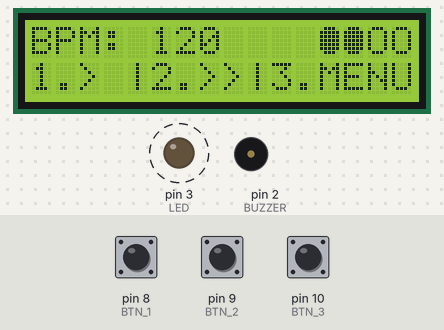
Simulated run of this program. Board: Arduino Uno, built with avr-gcc and run on an emulated ATmega328P. Shown: 16×2 character LCD, output pins drawn as LEDs (lit = HIGH), buzzer (waves = sounding, pin HIGH). Dashed ring = blinking. The inputs (shaded band) are chosen by the test bench; at power-on: pin 8 (BTN_1) HIGH, pin 10 (BTN_3) HIGH, pin 9 (BTN_2) HIGH.

Above: at 3.96 s.
4.4 s: pin 8 (BTN_1) pulled LOW for 0.6 s
At 6.1 s:
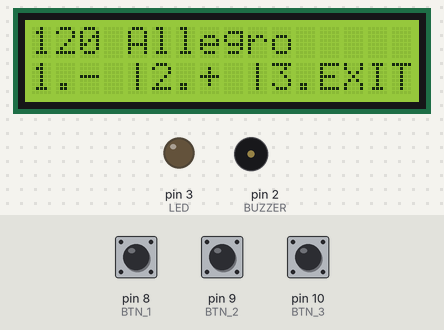
6.5 s: pin 10 (BTN_3) pulled LOW for 0.6 s
At 7.0 s:
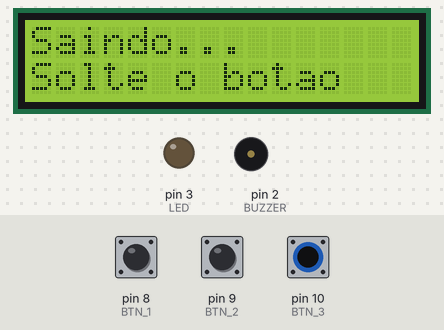
9.1 s: pin 10 (BTN_3) pulled LOW for 1 s
At 11.0 s:
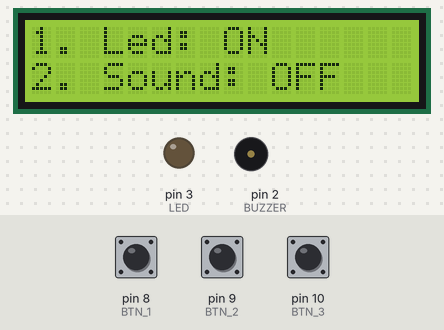
11.6 s: pin 9 (BTN_2) pulled LOW for 0.6 s
At 12.6 s:
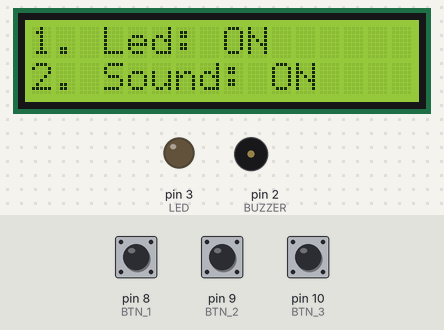
13.7 s: pin 8 (BTN_1) pulled LOW for 1 s
At 15.7 s:
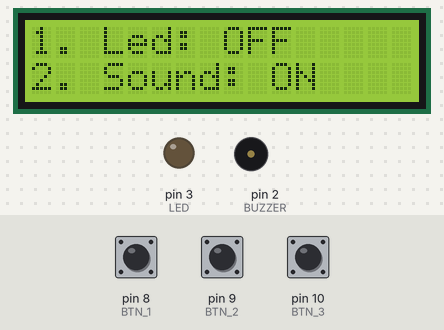
16.2 s: pin 9 (BTN_2) pulled LOW for 1 s
At 17.6 s:
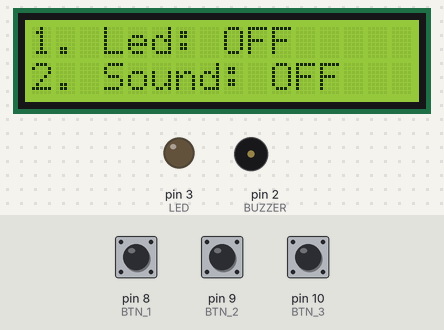
Timing chart, 0 to 19.2 s (numbered marks = the images above; inputs shaded):
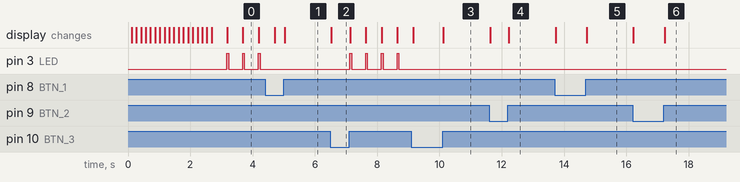

Measured:
- after the input at 4.4 s, pin 3 (LED): stops changing and stays LOW; the display: first changes after 0.31 s (image 1 shows a later state)
- after the input at 6.5 s, pin 3 (LED): alternates HIGH for 0.05 s and LOW for 0.45 s, starting after 0.63 s; the display: changes at once (image 2)
- after the input at 9.1 s, pin 3 (LED): stops changing and stays LOW; the display: first changes after 0.06 s (image 3 shows a later state)
- after the input at 11.6 s, the display: first changes at once (image 4 shows a later state)
- after the input at 13.7 s, the display: first changes at once (image 5 shows a later state)
- after the input at 16.2 s, the display: first changes at once (image 6 shows a later state)
- by itself, pin 3 (LED): alternates HIGH for 0.05 s and LOW for 0.45 s

The program:

main.cpp
```cpp
#include <Arduino.h>
#include <LiquidCrystal_I2C.h>
#include "../lib/lcdMenuLib.cpp"

#define BUZZER 2
#define LED 3
#define BTN_1 8
#define BTN_2 9
#define BTN_3 10

unsigned int bpm = 120;
bool useBuzzer = false;
bool useLed = true;


void setup(){
	pinMode(BUZZER, OUTPUT);
	pinMode(LED, OUTPUT);
	pinMode(BTN_1, INPUT_PULLUP);
	pinMode(BTN_2, INPUT_PULLUP);
	pinMode(BTN_3, INPUT_PULLUP);
	lcd_showIntro();
	lcd_showInfo(bpm);
	lcd_showMenu(1);
	Serial.begin(9600);
}

void loop(){

	if (digitalRead(BTN_1) == LOW) {
		lcd_changeBpm(&bpm, 1);
	} else if (digitalRead(BTN_2) == LOW) {
		lcd_changeBpm(&bpm, 10);
	} else if (digitalRead(BTN_3) == LOW) {
		lcd_config(&useLed, &useBuzzer, bpm);
	}

	if (useBuzzer) {
		digitalWrite(BUZZER, HIGH);
	}
	if (useLed) {
		digitalWrite(LED, HIGH);
	}

	lcd_updateBeat();

	delay(6000 / bpm);
	if (useBuzzer) {
		digitalWrite(BUZZER, LOW);
	}
	if (useLed) {
		digitalWrite(LED, LOW);
	}
	delay(54000 / bpm);

}
```
